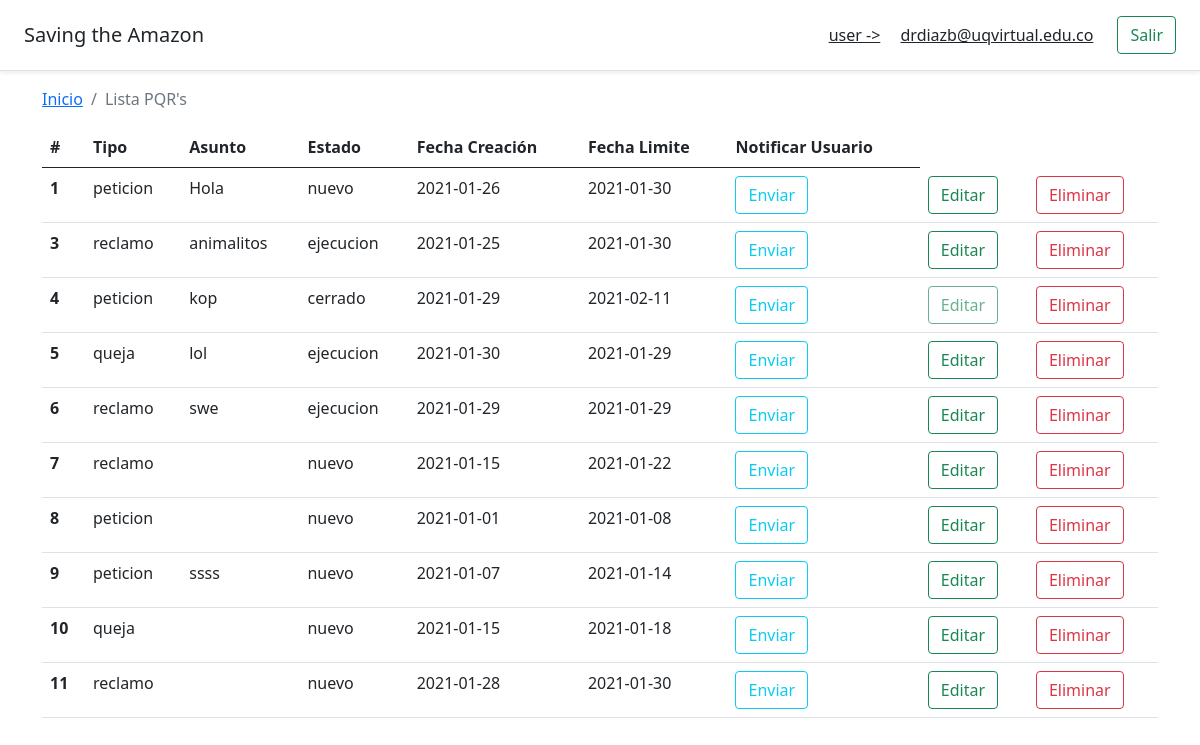
The app's page /listPQR.php (signed in) with its own data.
### tables this page shows
CREATE TABLE `users` (
  `id` int(11) NOT NULL,
  `email` varchar(100) NOT NULL,
  `password` varchar(100) NOT NULL,
  `name` varchar(100) NOT NULL,
  `last_name` varchar(100) NOT NULL,
  `role` varchar(100) NOT NULL
);

CREATE TABLE `pqrs` (
  `id` int(11) NOT NULL,
  `user_id` int(11) NOT NULL,
  `type` varchar(100) NOT NULL,
  `topic` varchar(100) NOT NULL,
  `state` varchar(100) NOT NULL,
  `date_create` date NOT NULL,
  `date_limit` date NOT NULL
);

### listPQR.php (the view, shortened to what this page needs)
<?php
    require 'database.php';
    if (isset($_SESSION['user_id'])) {
        $queryPQR = 'SELECT * FROM pqrs';
        $recordsPQR = $conn->prepare($queryPQR);
        $recordsPQR->execute();
        $resultsPQR = $recordsPQR->fetchAll();
        $query = 'SELECT id, email, password, role FROM users WHERE id = :id';
        $records = $conn->prepare($query);
        $records->bindParam(':id',$_SESSION['user_id']);
        $records->execute();
        $results = $records->fetch(PDO::FETCH_ASSOC);
        $user = null;
        if (count($results) >0) {
            $user = $results;
        }
    }
?>
<!doctype html>
<html lang="en" class="h-100">
  <head>
    <link href="https://cdn.jsdelivr.net/npm/bootstrap@5.0.0-beta1/dist/css/bootstrap.min.css" rel="stylesheet">
    <link href="https://getbootstrap.com/docs/5.0/examples/sticky-footer/sticky-footer.css" rel="stylesheet">
  </head>
  <body class="d-flex flex-column h-100">
  <?php if(!empty($user)): ?>
    <header class="d-flex flex-column flex-md-row align-items-center p-3 px-md-4 mb-3 bg-white border-bottom shadow-sm">
        <p class="h5 my-0 me-md-auto fw-normal">Saving the Amazon</p>
        <nav class="my-2 my-md-0 me-md-3">
            <a class="p-2 text-dark"><?= $user['role'] ?> -></a>
            <a class="p-2 text-dark"><?= $user['email'] ?></a>
        </nav>
        <a class="btn btn-outline-success" href="logout.php">Salir</a>
    </header>
    <main class="flex-shrink-0">
    <div class="container">
        <nav aria-label="breadcrumb">
            <ol class="breadcrumb">
                <li class="breadcrumb-item"><a href="dashboard.php">Inicio</a></li>
                <li class="breadcrumb-item active" aria-current="page">Lista PQR's</li>
            </ol>
        </nav>
        <table class="table">
            <thead>
                <tr>
                <th scope="col">#</th>
                <th scope="col">Tipo</th>
                <th scope="col">Asunto</th>
                <th scope="col">Estado</th>
                <th scope="col">Fecha Creación</th>
                <th scope="col">Fecha Limite</th>
                <th scope="col">Notificar Usuario</th>
                </tr>
            </thead>
            <tbody>
                <?php foreach ($resultsPQR as $key => $value) { ?>
                    <tr>
                    <th scope="row"><?=$value['id'];?></th>
                    <td><?=$value['type'];?></td>
                    <td><?=$value['topic'];?></td>
                    <td><?=$value['state'];?></td>
                    <td><?=$value['date_create'];?></td>
                    <td><?=$value['date_limit'];?></td>
                    <td><a href="notifyPQR.php?id=<?php echo $value['id']; ?>" class="btn btn-outline-info">Enviar</a></td>
                    <?php if($value['state']=='cerrado'): ?>
                      <td><button type="button" class="btn btn-outline-success" disabled>Editar</button></td>
                    <?php endif; ?>
                    <?php if($value['state']!='cerrado'): ?>
                      <td><a href="editPQR.php?id=<?php echo $value['id']; ?>" class="btn btn-outline-success">Editar</a></td>
                    <?php endif; ?>
                    <td><a href="deletePQR.php?id=<?php echo $value['id']; ?>" class="btn btn-outline-danger">Eliminar</a></td>
                    </tr>
                <?php } ?>
            </tbody>
        </table>
    </div>
    </main>
    <?php endif; ?>
  </body>
</html>

### records on screen
users: role "user", email "drdiazb@uqvirtual.edu.co"
pqrs: id "1", type "peticion", topic "Hola", state "nuevo", date_create "2021-01-26", date_limit "2021-01-30"
pqrs: id "3", type "reclamo", topic "animalitos", state "ejecucion", date_create "2021-01-25", date_limit "2021-01-30"
pqrs: id "4", type "peticion", topic "kop", state "cerrado", date_create "2021-01-29", date_limit "2021-02-11", shows "Editar"
pqrs: id "5", type "queja", topic "lol", state "ejecucion", date_create "2021-01-30", date_limit "2021-01-29"
pqrs: id "6", type "reclamo", topic "swe", state "ejecucion", date_create "2021-01-29", date_limit "2021-01-29"
pqrs: id "7", type "reclamo", state "nuevo", date_create "2021-01-15", date_limit "2021-01-22"
pqrs: id "8", type "peticion", state "nuevo", date_create "2021-01-01", date_limit "2021-01-08"
pqrs: id "9", type "peticion", topic "ssss", state "nuevo", date_create "2021-01-07", date_limit "2021-01-14"
pqrs: id "10", type "queja", state "nuevo", date_create "2021-01-15", date_limit "2021-01-18"
pqrs: id "11", type "reclamo", state "nuevo", date_create "2021-01-28", date_limit "2021-01-30"
